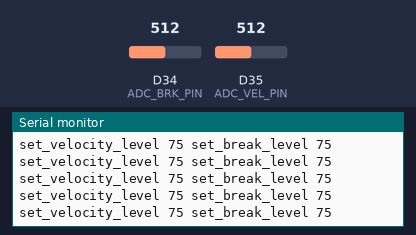
Simulated run of this sketch. Board: Arduino Due. On the bench: the last lines printed to the serial monitor. The inputs (shaded band) are chosen by the test bench; at power-on: D34 (ADC_BRK_PIN) = 512, D35 (ADC_VEL_PIN) = 512 (analog values on the 0–1023 scale). WiFi joins after 1.5 s; servers stay silent unless stated; no MQTT or app messages arrive unless stated.

Above: at 2.7 s.
2.8 s: D34 (ADC_BRK_PIN) set to 716
At 3.12 s:
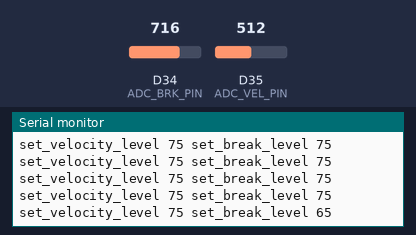
4.3 s: D35 (ADC_VEL_PIN) set to 716
At 4.33 s:
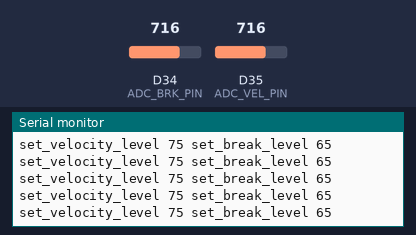
5.8 s: D34 (ADC_BRK_PIN) set to 900
At 5.95 s:
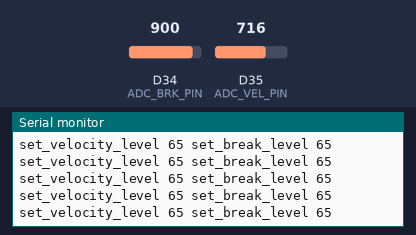
7.3 s: D35 (ADC_VEL_PIN) set to 900
At 7.36 s:
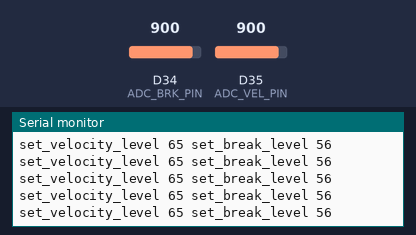
Timing chart, 0 to 9.8 s (numbered marks = the images above; inputs shaded):
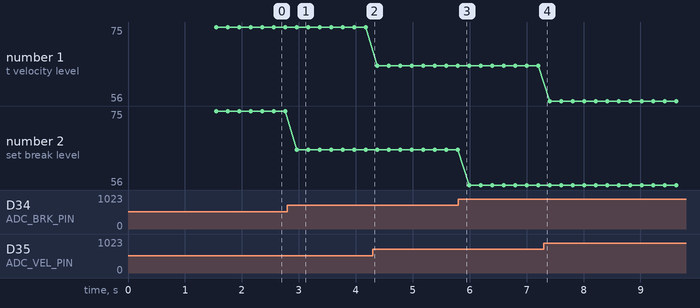

Measured:
- after the input at 2.8 s, the serial monitor: prints a new line after 0.17 s (image 1)
- plotted number 2: 75 → 65 after the input at 2.8 s, 65 → 56 after the input at 5.8 s

The sketch:

mdbbridge.ino
```cpp
#ifdef ESP8266
#include <ESP8266WiFi.h>
#else
#include <WiFi.h>
#endif
#include <PubSubClient.h>
#include <Wire.h>

#define MQTT_TOPIC_SEND_EVENT "remote_control_event"


//TIMER VARIABLES
const long gauge_interval = 300;
unsigned long gauge_previousMillis = 0;
const long slider_interval = 200;
unsigned long slider_previousMillis = 0;
const long btn_interval = 50;
unsigned long btn_previousMillis = 0;

//CHACHE VARIABLES
uint16_t get_velocity_level = 0;
uint16_t get_break_level = 0;
uint16_t set_velocity_level = 0;
uint16_t set_break_level = 0;
uint16_t set_break_level_conv = 0;
//WIFI CONFIG
char ssid[] = "emma2019";
char pass[] = "emma2019";

//MODBUS SERVER CONFIG
IPAddress remote(192, 168, 1, 43);  // Address of Modbus Slave device

WiFiClient espClient;
PubSubClient mqtt_client(espClient);


//I2C BUS SLAVE ADDR CONFIG
#define I2C_ADDR_SLIDER 5
#define I2C_ADDR_GAUGE 4

//BTN PINS ASSIGNMENT
const int BTN_EMG_STOP = 15;
const int BTN_ALARM = 4;


const int ADC_BRK_PIN = 34;
const int ADC_VEL_PIN = 35;

void read_i2c_slider() {


  set_break_level = analogRead(ADC_BRK_PIN);
  set_break_level = map(set_break_level, 512, 0, 0, 100);
  if (set_break_level < 10) {
    set_break_level = 0;
  }

  set_velocity_level = analogRead(ADC_VEL_PIN);
  set_velocity_level = map(set_velocity_level, 512, 0, 0, 100);
  if (set_velocity_level < 10) {
    set_velocity_level = 0;
  }
}


void callback(char* topic, byte* payload, unsigned int length) {
  Serial.print("Message arrived [");
  Serial.print(topic);
  Serial.print("] ");
  for (int i = 0; i < length; i++) {
    Serial.print((char)payload[i]);
  }
  Serial.println();
}

void reconnect() {
  // Loop until we're reconnected
  while (!mqtt_client.connected()) {
    Serial.print("Attempting MQTT connection...");
    // Attempt to connect
    if (mqtt_client.connect("arduinoClient")) {
      Serial.println("connected");
      // Once connected, publish an announcement...

      // ... and resubscribe
      //mqtt_client.subscribe("remote_control_setpoint");
    } else {
      Serial.print("failed, rc=");
      Serial.print(mqtt_client.state());
      Serial.println(" try again in 5 seconds");
      // Wait 5 seconds before retrying
      delay(5000);
    }
  }
}


void setup() {
  int potValue = 0;
  analogReadResolution(8);
  Serial.begin(9600);
  Wire.begin();
  WiFi.begin(ssid, pass);

  while (WiFi.status() != WL_CONNECTED) {
    delay(500);
    Serial.print(".");
  }

  Serial.println("");
  Serial.println("WiFi connected");
  Serial.println("IP address: ");
  Serial.println(WiFi.localIP());


  pinMode(BTN_EMG_STOP, INPUT_PULLUP);
  pinMode(BTN_ALARM, INPUT_PULLUP);


  mqtt_client.setServer(remote, 1883);
  mqtt_client.setCallback(callback);

}


int last_set_velocity_level = -1;
int last_set_break_level = -1;


bool gauges_updates = true; //PERFOMRS A INITIAL UPDATE

void loop() {

  if (!mqtt_client.connected()) {
    reconnect();
  }
  mqtt_client.loop();


  //GAUGE UPDATE LOOP
  unsigned long gauge_currentMillis = millis();


  unsigned long slider_currentMillis = millis();
  if (slider_currentMillis - slider_previousMillis >= slider_interval) {
    slider_previousMillis = slider_currentMillis;
    read_i2c_slider();
    Serial.printf("set_velocity_level %i set_break_level %i", set_velocity_level, set_break_level);
    Serial.println();
    if (set_break_level <= 100 && set_break_level >= 0) {
      set_break_level_conv = set_break_level;
      if (set_break_level_conv > 80) {
        set_break_level_conv = 4;
      }
      else if (set_break_level_conv > 50) {
        set_break_level_conv = 3;
      }
      else if (set_break_level_conv > 30) {
        set_break_level_conv = 2;
      }
      else if (set_break_level_conv > 15) {
        set_break_level_conv = 1;
      }
      else if (set_break_level_conv <= 15) {
        set_break_level_conv = 0;
      }

      if (set_velocity_level >= 255) {
      }

      if (set_break_level_conv != last_set_break_level) {
        last_set_break_level = set_break_level_conv;
        String tmp = "{\"event\":\"breaklevel\",\"breaklevel\":" + String(set_break_level_conv) + "}"; //,\"velocity\":"+String(set_velocity_level)+"}";
        int ssid_len = tmp.length() + 1;
        char ssid_array[ssid_len];
        tmp.toCharArray(ssid_array, ssid_len);
        mqtt_client.publish(MQTT_TOPIC_SEND_EVENT, ssid_array);
      }
    }
    if (set_velocity_level <= 100 && set_velocity_level >= 0) {

      set_velocity_level = map(set_velocity_level, 0, 100, 0, 50);
      set_velocity_level = map(set_velocity_level, 0, 50, 0, 100);
      if (set_velocity_level != last_set_velocity_level) {
        last_set_velocity_level = set_velocity_level;
        String tmp = "{\"event\":\"velocity\",\"velocity\":" + String(set_velocity_level) + "}"; //,\"velocity\":"+String(set_velocity_level)+"}";
        int ssid_len = tmp.length() + 1;
        char ssid_array[ssid_len];
        tmp.toCharArray(ssid_array, ssid_len);
        mqtt_client.publish(MQTT_TOPIC_SEND_EVENT, ssid_array);
      }


      //HEARTBEAT
      String tmp = "{\"event\":\"heartbeat\"}";
      int hb_len = tmp.length() + 1;
      char hb_array[hb_len];
      tmp.toCharArray(hb_array, hb_len);
      mqtt_client.publish(MQTT_TOPIC_SEND_EVENT, hb_array);
    }

  }
  delay(50);                     // Pulling interval

}
```
